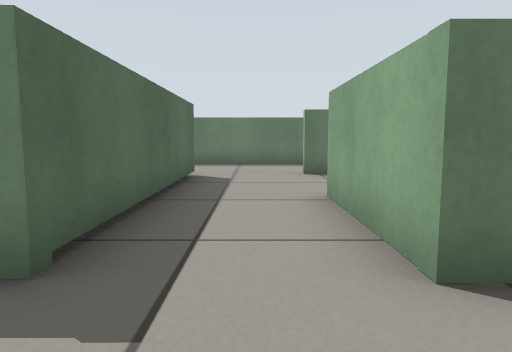
[1] (above)

17 first-person views from a walk through a robot-simulator world made for Gazebo. The camera is 0.43 m above the floor, tilts 6° down and sees 70° across. The floor is counted in squares, 0.5 m on a side. Each view is taken from the middle of a square. On the plan, view 1 faces up. The plan holds only what a view shows up to about 12 squares ahead; the rest is blank.

[2]
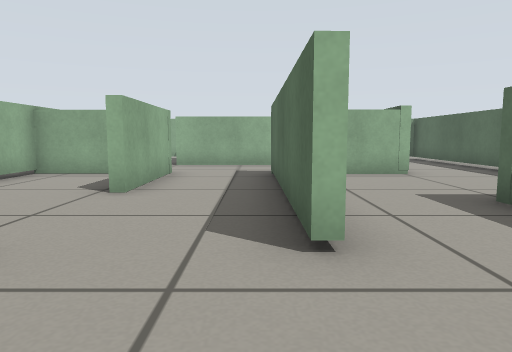

[3]
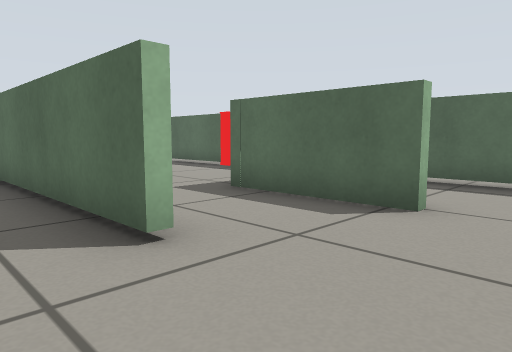

[4]
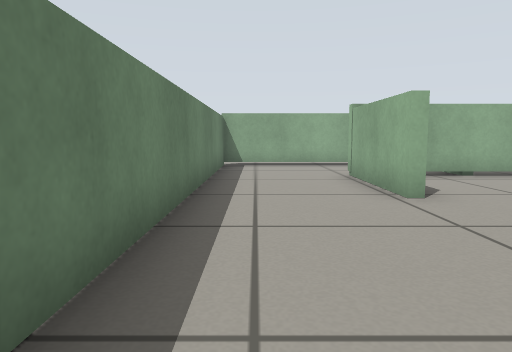

[5]
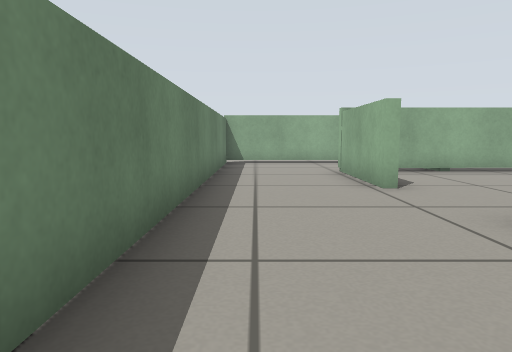

[6]
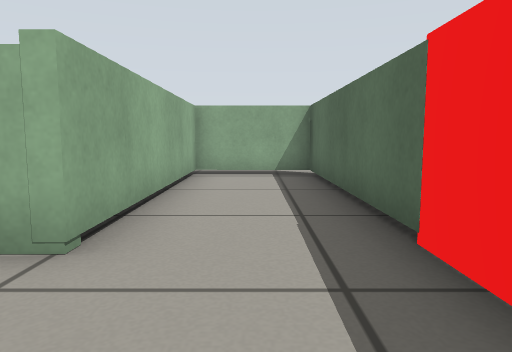

[7]
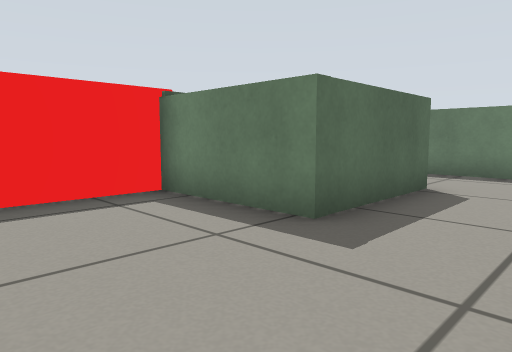

[8]
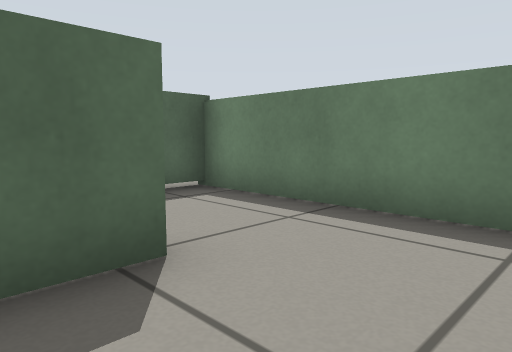

[9]
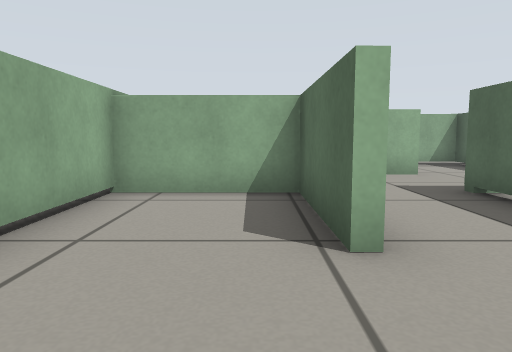

[10]
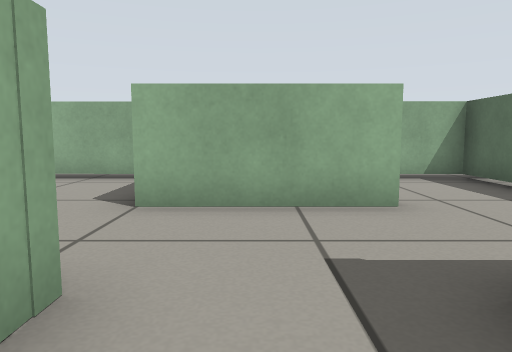

[11]
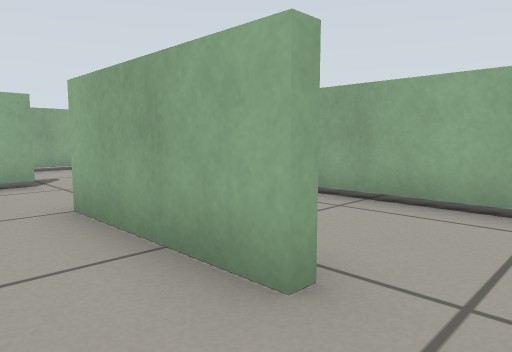

[12]
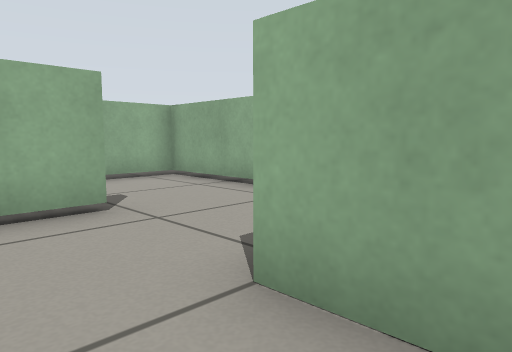

[13]
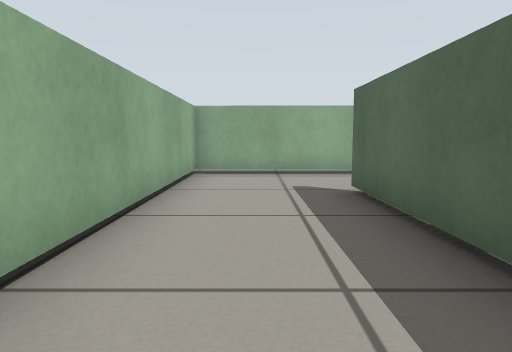

[14]
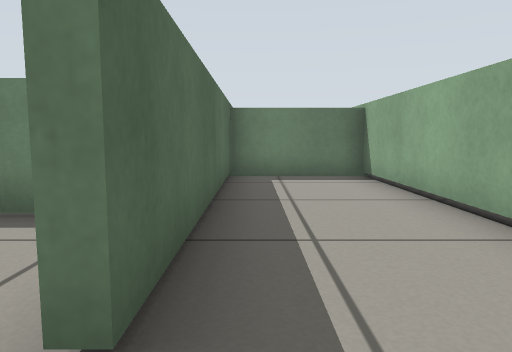

[15]
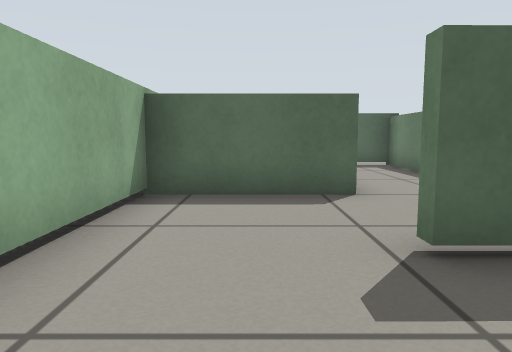

[16]
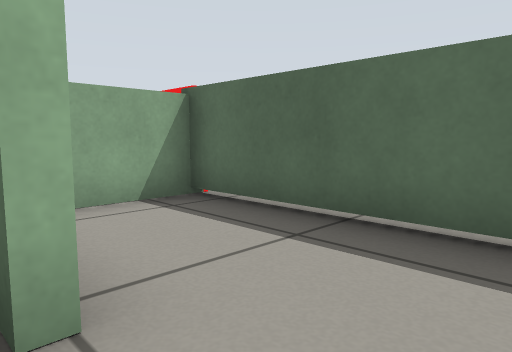

[17]
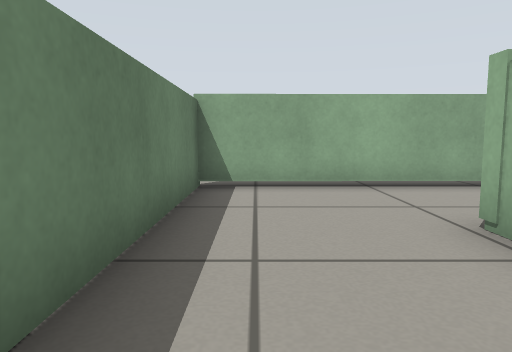

### Floor plan
Key: @ floor where view 1 was taken; # wall or solid block; . floor; T thing the floor can be seen under or through; B red box.
Columns run from 8 left of view 1 to 8 right of it. Each row starts with its distance up from view 1.
 12  ################
 11 T...............#
 10 .T..............#
  9 .T..#.....##T...#
  8 .T..#..#.... ...#
  7 .T..#..#....T...#
  6 B####..#....TT###
  5 B......#.#..T...#
  4 B......#.#..T...#
  3 B......#.#..T...#
  2 #...####.###T...#
  1 #...#.......T...#
  0 #...#...@...T...#
 -1 #...#..####.....#
 -2 #...#...  #.....#
 -3 #...#.... #.....#
 -4 #################

Where each view was taken, in squares from view 1:
view 1: 0 up, 0 right, facing up
view 2: 11 up, 1 left, facing down
view 3: 11 up, 0 right, facing down-left
view 4: 11 up, 4 left, facing right
view 5: 11 up, 5 left, facing right
view 6: 5 up, 6 left, facing down
view 7: 3 up, 2 left, facing up-left
view 8: 8 up, 2 left, facing up-left
view 9: 8 up, 2 right, facing down
view 10: 4 up, 0 right, facing down
view 11: 1 up, 3 left, facing down-right
view 12: 1 up, 0 right, facing down-right
view 13: 5 up, 6 right, facing down
view 14: 2 down, 5 right, facing up
view 15: 2 down, 7 right, facing left
view 16: 11 up, 4 left, facing down-left
view 17: 11 up, 1 right, facing right
